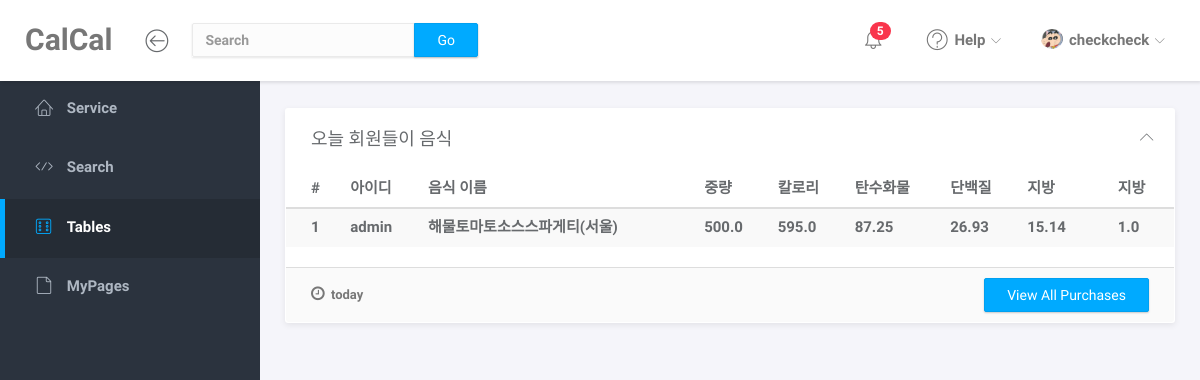
The page /FoodInfo/table/ (signed in) on the database as committed earlier.
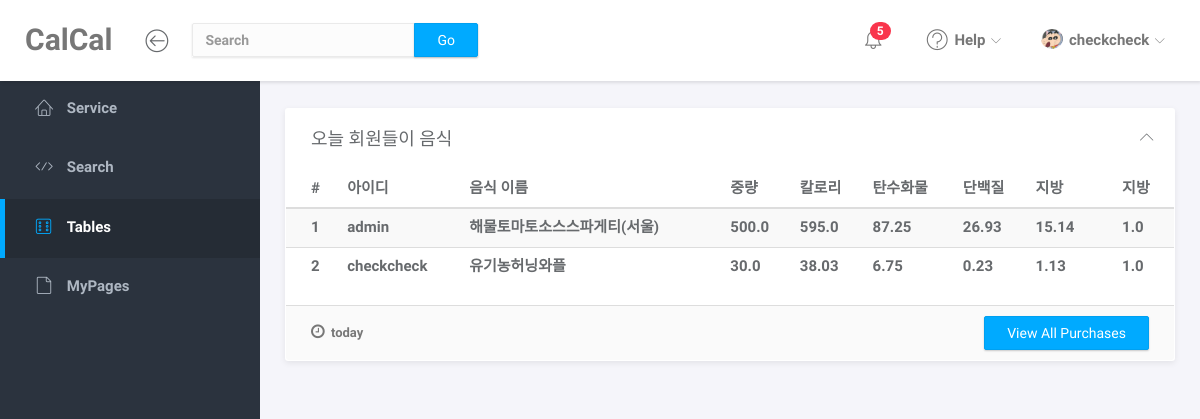
The same page on the database as committed later.
### FoodInfo/models.py (models this page shows, shortened)
class UserTable(models.Model):
    authuser = models.ForeignKey(User,on_delete=models.CASCADE)
    table = models.ForeignKey(Table, on_delete=models.CASCADE)
    name = models.CharField('음식 이름', max_length=30)
    serving_wt = models.FloatField('제공량')
    kcal = models.FloatField('칼로리')
    carbo = models.FloatField('탄수화물')
    protein = models.FloatField('단백질')
    fat = models.FloatField('지방')
    company = models.TextField('회사명', max_length=30)
    amount = models.FloatField('섭취량', default=1)
    date = models.DateField('날짜', default=datetime.now().strftime('%Y-%m-%d'), blank=True)

### User/models.py (models this page shows, shortened)
class User(AbstractBaseUser):
    username = models.CharField(
        verbose_name='username',
        max_length=40,
        unique=True,
    )
    email = models.EmailField(
        verbose_name='email',
        max_length=240,
    )
    age = models.PositiveIntegerField(null=True, blank=True)
    weight = models.PositiveIntegerField(null=True, blank=True)
    height = models.PositiveIntegerField(null=True, blank=True)
    gender = models.SmallIntegerField(choices=GENDER_CHOICES)
    is_active = models.BooleanField(default=True)
    is_admin = models.BooleanField(default=False)
    objects = UserManager()
    USERNAME_FIELD = 'username'
    REQUIRED_FIELDS = ['email', 'age', 'gender', 'weight', 'height']

### FoodInfo/views.py (the view)
# urls.py: path('table/', views.table, name='table'),
def table(requset):
    baseDate = datetime.date.today()
    todayTable = (UserTable.objects.all()).filter(
            date=baseDate)
    return render(requset, 'tables.html', {'todayTable':todayTable})

### FoodInfo/templates/tables.html (shortened to what the changed rows need)
<!doctype html>
<html lang="en">
<head>
	<link rel="stylesheet" href="/static/service/vendor/bootstrap/css/bootstrap.min.css">
	<link rel="stylesheet" href="/static/service/vendor/font-awesome/css/font-awesome.min.css">
	<link rel="stylesheet" href="/static/service/vendor/linearicons/style.css">
	<link rel="stylesheet" href="/static/service/vendor/chartist/css/chartist-custom.css">
	<link rel="stylesheet" href="/static/service/css/main.css">
	<link rel="stylesheet" href="/static/service/css/demo.css">
</head>
<body>
	<b id="wrapper">
		<div class="main">
			<div class="main-content">
				<div class="container-fluid">
					<div class="panel">
						<div class="panel-body no-padding">
							<table class="table table-striped">
								<thead>
									<tr>
										<th>#</th>
										<th>아이디</th>
										<th>음식 이름</th>
										<th>중량</th>
										<th>칼로리</th>
										<th>탄수화물</th>
										<th>단백질</th>
										<th>지방</th>
										<th>지방</th>
									</tr>
								</thead>
								<tbody>
								{% for food in todayTable.all %}
									<tr>
										<td>{{forloop.counter}}</td>
										<td>{{food.authuser.username}}</td>
										<td>{{food.name}}</td>
										<td>{{food.serving_wt}}</td>
										<td>{{food.kcal}}</td>
										<td>{{food.carbo}}</td>
										<td>{{food.protein}}</td>
										<td>{{food.fat}}</td>
										<td>{{food.amount}}</td>
									</tr>
								{% endfor %}
								</tbody>
							</table>
						</div>
					</div>
				</div>
			</div>
		</div>
    </b>
</body>
</html>

Rows that differ between the two databases and show on the page:
added UserTable: authuser.username "checkcheck", name "유기농허닝와플", serving_wt "30.0", kcal "38.03", carbo "6.75", protein "0.23", fat "1.13", amount "1.0"
